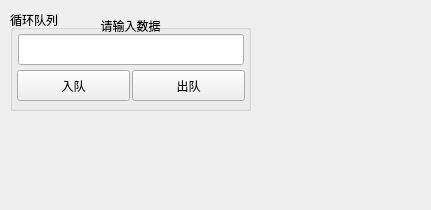
<?xml version="1.0" encoding="UTF-8"?>
<ui version="4.0">
 <class>CircleQueueUI</class>
 <widget class="QWidget" name="CircleQueueUI">
  <property name="geometry">
   <rect>
    <x>0</x>
    <y>0</y>
    <width>431</width>
    <height>210</height>
   </rect>
  </property>
  <property name="windowTitle">
   <string>Form</string>
  </property>
  <widget class="QGroupBox" name="groupBox">
   <property name="geometry">
    <rect>
     <x>10</x>
     <y>10</y>
     <width>241</width>
     <height>101</height>
    </rect>
   </property>
   <property name="title">
    <string>循环队列</string>
   </property>
   <widget class="QLabel" name="label">
    <property name="geometry">
     <rect>
      <x>10</x>
      <y>0</y>
      <width>221</width>
      <height>31</height>
     </rect>
    </property>
    <property name="text">
     <string>请输入数据</string>
    </property>
    <property name="alignment">
     <set>Qt::AlignCenter</set>
    </property>
   </widget>
   <widget class="QLineEdit" name="lineEdit">
    <property name="geometry">
     <rect>
      <x>8</x>
      <y>24</y>
      <width>226</width>
      <height>31</height>
     </rect>
    </property>
   </widget>
   <widget class="QPushButton" name="EnqueueButton">
    <property name="geometry">
     <rect>
      <x>7</x>
      <y>60</y>
      <width>113</width>
      <height>31</height>
     </rect>
    </property>
    <property name="text">
     <string>入队</string>
    </property>
   </widget>
   <widget class="QPushButton" name="DequeueButton">
    <property name="geometry">
     <rect>
      <x>122</x>
      <y>60</y>
      <width>113</width>
      <height>31</height>
     </rect>
    </property>
    <property name="text">
     <string>出队</string>
    </property>
   </widget>
  </widget>
 </widget>
 <resources/>
 <connections>
  <connection>
   <sender>EnqueueButton</sender>
   <signal>clicked()</signal>
   <receiver>CircleQueueUI</receiver>
   <slot>on_btn_enqueue_clicked()</slot>
   <hints>
    <hint type="sourcelabel">
     <x>131</x>
     <y>23</y>
    </hint>
    <hint type="destinationlabel">
     <x>164</x>
     <y>54</y>
    </hint>
   </hints>
  </connection>
  <connection>
   <sender>DequeueButton</sender>
   <signal>clicked()</signal>
   <receiver>CircleQueueUI</receiver>
   <slot>on_btn_dequeue_clicked()</slot>
   <hints>
    <hint type="sourcelabel">
     <x>225</x>
     <y>31</y>
    </hint>
    <hint type="destinationlabel">
     <x>233</x>
     <y>72</y>
    </hint>
   </hints>
  </connection>
 </connections>
 <slots>
  <slot>on_btn_enqueue_clicked()</slot>
  <slot>on_btn_dequeue_clicked()</slot>
 </slots>
</ui>
